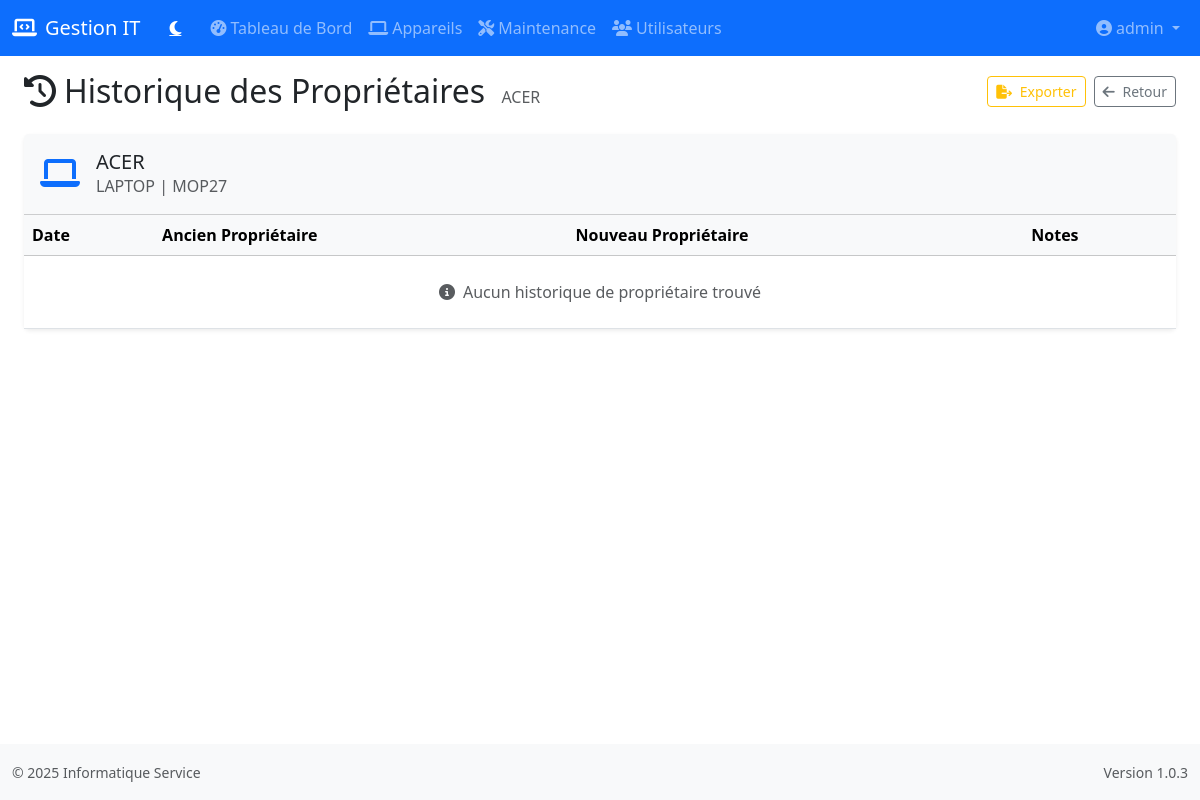
The page /device/1/ownership_history (signed in) on the database its author committed.
### app.py (models this page shows, shortened)
class User(UserMixin, db.Model):
    id = db.Column(db.Integer, primary_key=True)
    username = db.Column(db.String(80), unique=True, nullable=False)
    password = db.Column(db.String(120), nullable=False)
    is_admin = db.Column(db.Boolean, default=False)

class Device(db.Model):
    id = db.Column(db.Integer, primary_key=True)
    name = db.Column(db.String(100), nullable=False)
    type = db.Column(db.String(50), nullable=False)
    serial_number = db.Column(db.String(100), nullable=False, unique=True)
    status = db.Column(db.String(20), default='actif')
    assigned_to = db.Column(db.String(100))
    service = db.Column(db.String(100))
    department = db.Column(db.String(100))
    mac_address = db.Column(db.String(17))
    marque = db.Column(db.String(100))
    modele = db.Column(db.String(100))
    notes = db.Column(db.Text)
    maintenance_records = db.relationship('MaintenanceRecord', backref='device', lazy=True, cascade="all, delete-orphan")
    ownership_changes = db.relationship('OwnershipChange', backref='device', lazy=True, cascade="all, delete-orphan")

### app.py (the view)
@app.route('/device/<int:device_id>/ownership_history')
@login_required
def ownership_history(device_id):
    device = Device.query.get_or_404(device_id)
    ownership_changes = OwnershipChange.query.filter_by(device_id=device_id).order_by(OwnershipChange.change_date.desc()).all()
    return render_template('ownership_history.html', **locals())

### app.py (called while the page is built)
@login_manager.user_loader
def load_user(user_id):
    return User.query.get(int(user_id))

@app.context_processor
def utility_processor():
    from datetime import datetime
    return {
        'now': datetime.now
    }

### templates/ownership_history.html (shortened to what this page needs)
{% extends "base.html" %}
{% block content %}
<div class="container-fluid py-3">
    <div class="d-flex flex-column flex-md-row justify-content-between align-items-md-center gap-3 mb-4">
        <h2 class="mb-0">
            <i class="fas fa-history me-2"></i>Historique des Propriétaires
            <small class="d-block d-md-inline-block text-muted fs-6 mt-1 mt-md-0 ms-md-2">{{ device.name }}</small>
        </h2>
        <div class="btn-toolbar gap-2">
            <a href="{{ url_for('export_ownership_history', device_id=device.id) }}" class="btn btn-sm btn-outline-warning">
                <i class="fas fa-file-export me-1"></i> Exporter
            </a>
            <a href="{{ url_for('device_details', device_id=device.id) }}" class="btn btn-sm btn-outline-secondary">
                <i class="fas fa-arrow-left me-1"></i> Retour
            </a>
        </div>
    </div>
    <div class="card shadow-sm border-0">
        <div class="card-header bg-light py-3">
            <div class="d-flex align-items-center">
                <div class="me-3">
                    <i class="fas fa-laptop fa-2x text-primary"></i>
                </div>
                <div>
                    <h5 class="mb-0">{{ device.name }}</h5>
                    <p class="mb-0 text-muted">{{ device.type }} | {{ device.serial_number }}</p>
                </div>
            </div>
        </div>
        <div class="card-body p-0">
            <div class="table-responsive">
                <table class="table table-hover align-middle mb-0">
                    <thead class="table-light">
                        <tr>
                            <th>Date</th>
                            <th>Ancien Propriétaire</th>
                            <th>Nouveau Propriétaire</th>
                            <th class="d-none d-md-table-cell">Notes</th>
                        </tr>
                    </thead>
                    <tbody>
                        {% for change in ownership_changes %}
                        <tr>
                            <td>
                                <div class="fw-bold">{{ change.change_date.strftime('%d/%m/%Y') }}</div>
                                <small class="text-muted">{{ change.change_date.strftime('%H:%M') }}</small>
                            </td>
                            <td>
                                {% if change.previous_owner %}
                                <span class="badge bg-secondary">{{ change.previous_owner }}</span>
                                {% else %}
                                <span class="text-muted">-</span>
                                {% endif %}
                            </td>
                            <td>
                                {% if change.new_owner %}
                                <span class="badge bg-primary">{{ change.new_owner }}</span>
                                {% else %}
                                <span class="text-muted">-</span>
                                {% endif %}
                            </td>
                            <td class="d-none d-md-table-cell">
                                {{ change.notes or '-' }}
                            </td>
                        </tr>
                        {% else %}
                        <tr>
                            <td colspan="4" class="text-center py-4 text-muted">
                                <i class="fas fa-info-circle me-2"></i>Aucun historique de propriétaire trouvé
                            </td>
                        </tr>
                        {% endfor %}
                    </tbody>
                </table>
            </div>
        </div>
    </div>
</div>
{% endblock %}

### templates/base.html (shortened to what this page needs)
<!DOCTYPE html>
<html lang="fr" data-bs-theme="light">
<head>
    <link href="https://cdn.jsdelivr.net/npm/bootstrap@5.3.2/dist/css/bootstrap.min.css" rel="stylesheet">
    <link href="https://cdnjs.cloudflare.com/ajax/libs/font-awesome/6.4.2/css/all.min.css" rel="stylesheet">
</head>
<body>
    <header>
        <nav class="navbar navbar-expand-lg navbar-dark bg-primary">
            <div class="container-fluid">
                <a class="navbar-brand" href="{{ url_for('index') }}">
                    <i class="fas fa-laptop-code me-2"></i>Gestion IT
                </a>
                <div class="d-flex align-items-center">
                    <button id="darkModeToggle" class="btn btn-link text-white me-2 d-flex align-items-center">
                        <i class="fas fa-moon"></i>
                    </button>
                </div>
                <div class="collapse navbar-collapse" id="navbarNav">
                    <ul class="navbar-nav me-auto">
                        <li class="nav-item">
                            <a class="nav-link {{ 'active' if request.endpoint == 'index' }}" href="{{ url_for('index') }}">
                                <i class="fas fa-tachometer-alt me-1"></i>Tableau de Bord
                            </a>
                        </li>
                        <li class="nav-item">
                            <a class="nav-link {{ 'active' if request.endpoint == 'devices' or request.endpoint == 'device_details' or request.endpoint == 'add_device' or request.endpoint == 'edit_device' }}" href="{{ url_for('devices') }}">
                                <i class="fas fa-laptop me-1"></i>Appareils
                            </a>
                        </li>
                        <li class="nav-item">
                            <a class="nav-link {{ 'active' if request.endpoint == 'maintenance' or request.endpoint == 'add_maintenance' or request.endpoint == 'edit_maintenance' }}" href="{{ url_for('maintenance') }}">
                                <i class="fas fa-tools me-1"></i>Maintenance
                            </a>
                        </li>
                        {% if current_user.is_admin %}
                        <li class="nav-item">
                            <a class="nav-link {{ 'active' if request.endpoint == 'users' or request.endpoint == 'add_user' or request.endpoint == 'edit_user' }}" href="{{ url_for('users') }}">
                                <i class="fas fa-users me-1"></i>Utilisateurs
                            </a>
                        </li>
                        {% endif %}
                    </ul>
                    <div class="navbar-nav">
                        {% if current_user.is_authenticated %}
                        <div class="nav-item dropdown">
                            <a class="nav-link dropdown-toggle" href="#" role="button" data-bs-toggle="dropdown">
                                <i class="fas fa-user-circle me-1"></i>{{ current_user.username }}
                            </a>
                        </div>
                        {% else %}
                        <a class="nav-link" href="{{ url_for('login') }}">
                            <i class="fas fa-sign-in-alt me-1"></i>Connexion
                        </a>
                        {% endif %}
                    </div>
                </div>
            </div>
        </nav>
    </header>
    <main>
        <div class="container-fluid">
            {% block content %}{% endblock %}
        </div>
    </main>
    <footer class="bg-light py-3 mt-4">
        <div class="container-fluid">
            <div class="d-flex flex-column flex-md-row justify-content-between align-items-center">
                <div class="text-center text-md-start mb-2 mb-md-0">
                    <small class="text-muted">&copy; 2025 Informatique Service </small>
                </div>
                <div class="text-center text-md-end">
                    <small class="text-muted">Version 1.0.3</small>
                </div>
            </div>
        </div>
    </footer>
</body>
</html>

### templates/base.html (style rules this page uses)
body { min-height: 100vh; display: flex; flex-direction: column; }
main { flex: 1; }

### templates/ownership_history.html (style rules this page uses)
.table th { white-space: nowrap; }

### rows shown on the page
User: username "admin"
Device: name "ACER", type "LAPTOP", serial_number "MOP27"
